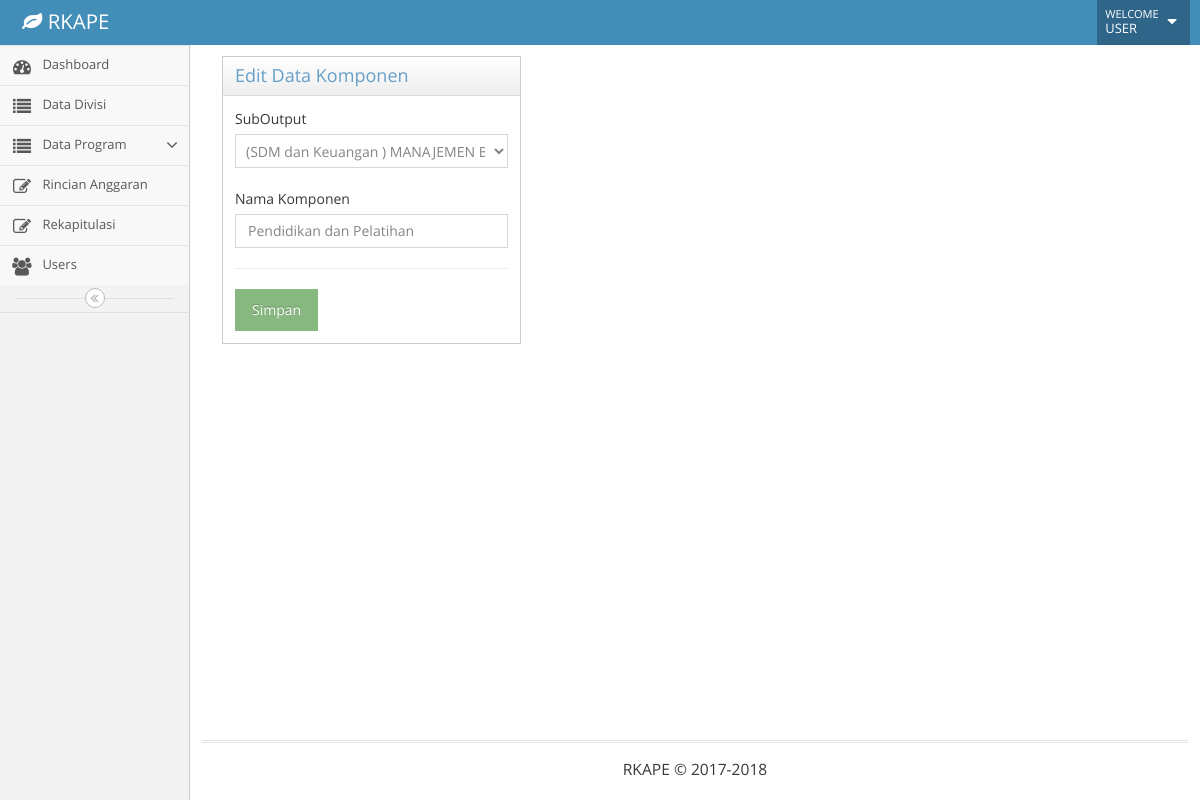
/index.php/komponen/edit/25, run on the app's committed database.
### tables this page shows
CREATE TABLE `komponen` (
  `id_komponen` int(11) NOT NULL,
  `nama_komponen` varchar(100) NOT NULL,
  `id_suboutput` int(11) NOT NULL
);

### application/libraries/Template.php (called while the page is built)
<?php if ( ! defined('BASEPATH')) exit('No direct script access allowed');
class Template {
		var $template_data = array();
		function set($name, $value)
		{
			$this->template_data[$name] = $value;
		}
		function load($template = '', $view = '' , $view_data = array(), $return = FALSE)
		{
			$this->CI =& get_instance();
			$this->set('contents', $this->CI->load->view($view, $view_data, TRUE));
			return $this->CI->load->view($template, $this->template_data, $return);
		}
}

### application/controllers/Komponen.php (called while the page is built, shortened)
<?php
class Komponen extends CI_Controller
{
  	function edit(){
		if (isset($_POST['submit'])){
			$id 		= $this->input->post('id');
			$nama		= $this->input->post('nama');
			$suboutput 	= $this->input->post('suboutput');
			$data       = array('nama_komponen' => $nama,
						'id_suboutput' => $suboutput);
			$this->Model_komponen->edit($data,$id);
			redirect('komponen');
		}
		else{
			$data['judul'] = 'Komponen';
			$data['subjudul'] = 'Edit';
			$id             =  $this->uri->segment(3);
			$data['suboutput'] = $this->Model_suboutput->tampilkan_suboutput()->result();
			$data['record'] = $this->Model_komponen->get_one($id)->row_array();
			$this->template->load('template','komponen/f_edit',$data);
		}
	}
}
  ?>

### index.php (called while the page is built, shortened)
<?php
require_once BASEPATH.'core/CodeIgniter.php';

### application/models/Model_suboutput.php (called while the page is built, shortened)
<?php
class Model_suboutput extends CI_Model
{
	function tampilkan_suboutput()
	{
		$query = "SELECT * FROM suboutput INNER JOIN divisi ON suboutput.id_divisi = divisi.id_divisi ORDER BY divisi.deskripsi ASC";
		return $this->db->query($query);
	}
}
 ?>

### application/models/Model_komponen.php (called while the page is built, shortened)
<?php
class Model_komponen extends CI_Model
{
	function get_one($id){
		$param = array('id_komponen' =>$id);
		return $this->db->get_where('komponen',$param);
	}
}
 ?>

### application/views/komponen/f_edit.php (the view, shortened to what this page needs)
<?= form_open('komponen/edit'); ?>
<div class="col-xs-12 col-sm-4">
	<div class="widget-box">
		<div class="widget-header">
			<h4 class="widget-title">Edit Data Komponen</h4>
		</div>
		<div class="widget-body">
			<div class="widget-main">
				<div>
					<label for="form-field-9">SubOutput</label><br>
					<select name="suboutput" class="form-control">
						<?php foreach ($suboutput as $k): ?>
							<option <?php if($k->id_suboutput==$record['id_suboutput']){ echo "selected";} ?> value="<?= $k->id_suboutput; ?>"><?= '('.$k->deskripsi.') '.$k->nama_suboutput ?></option>
						<?php endforeach ?>
					</select>
				</div>
				<br>
				<div>
					<label for="form-field-8">Nama Komponen</label>
					<input required name="nama" class="form-control" placeholder="Masukan Nama" value="<?= $record['nama_komponen']; ?>"></input>
				</div>
				<hr>
				<div>
					<button class="btn btn-success" type="submit" name="submit">
						Simpan
					</button>
				</div>
			</div>
		</div>
	</div>
</div>

### data on the page
komponen: suboutput "(SDM dan Keuangan ) MANAJEMEN BELAJAR", nama "Pendidikan dan Pelatihan"
